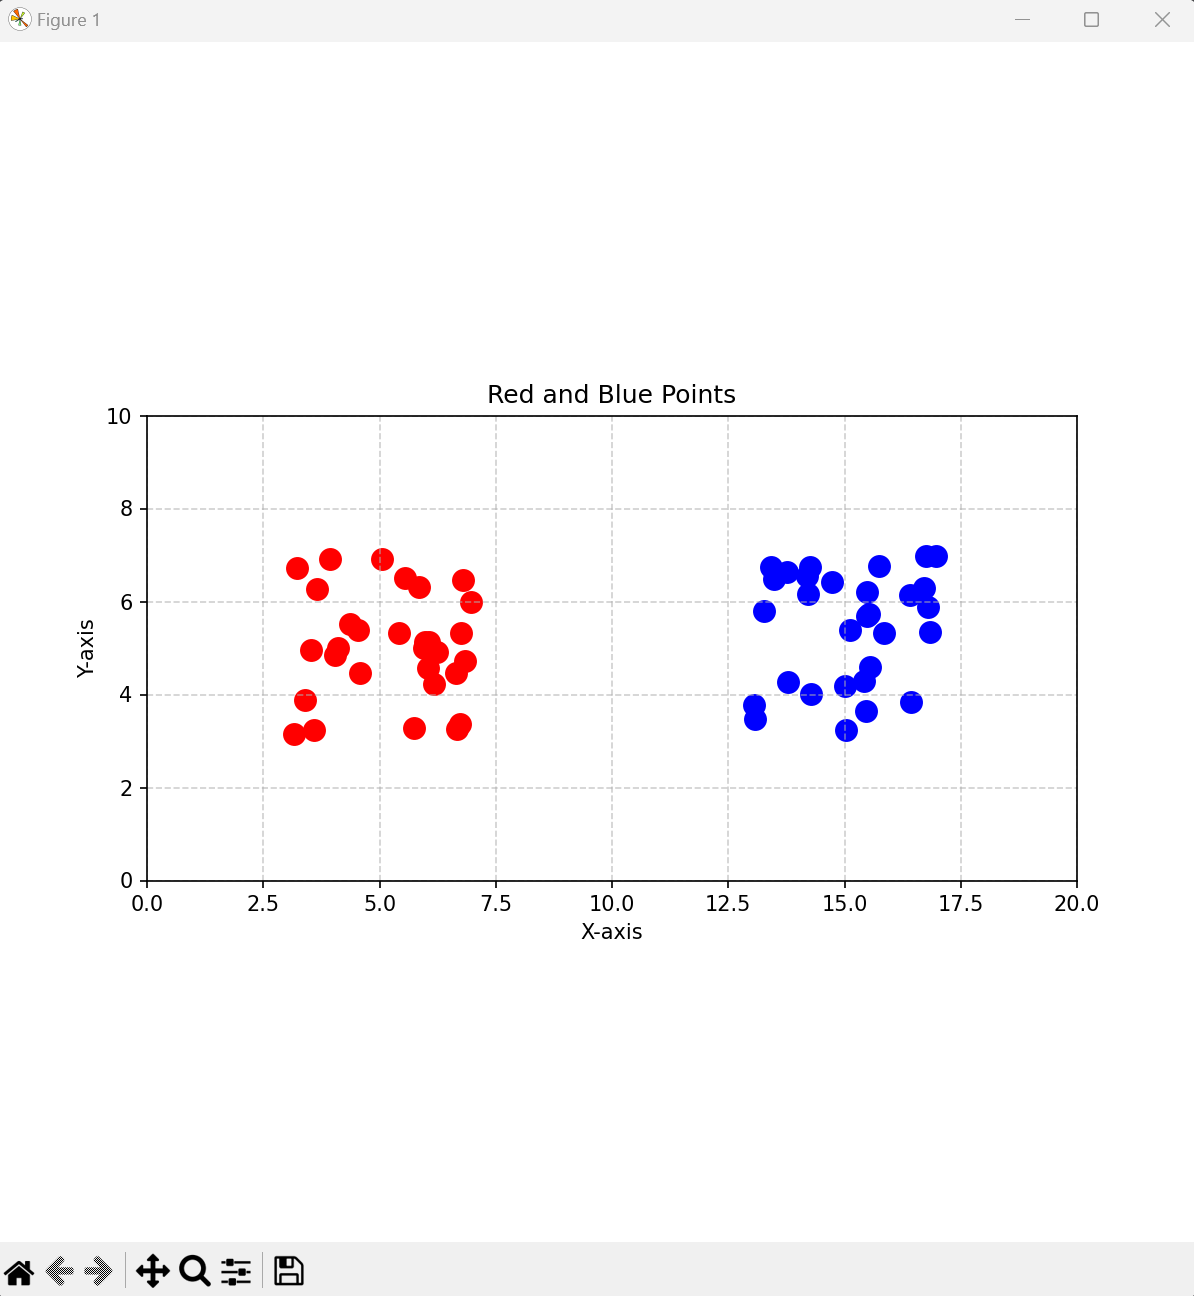

Write the Python code that produced this figure.
import matplotlib.pyplot as plt
import numpy as np

nb_point = 30

tab_red = []
tab_blu = []

for i in range(nb_point) :
  x_red = np.random.uniform(3.0,7.0)
  y_red = np.random.uniform(3.0,7.0)
  tab_red.append((x_red, y_red, ))


  x_blu = np.random.uniform(13.0,17.0)
  y_blu = np.random.uniform(3.0,7.0)
  tab_blu.append((x_blu, y_blu))

print("Tableau de DATA de point rouge : ")
print(tab_red)
print("------------------------------------------")
print("Tableau de DATA de point bleu : ")
print(tab_blu)
print("------------------------------------------")


# Extract x and y coordinates
red_x, red_y = zip(*tab_red)
blu_x, blu_y = zip(*tab_blu)

# Create the plot
plt.figure(figsize=(8, 8))

# Plot the red points
plt.scatter(red_x, red_y, color='red', label='Red Points', s=100)

# Plot the blue points
plt.scatter(blu_x, blu_y, color='blue', label='Blue Points', s=100)

# Set fixed axis limits
plt.xlim(0, 20)
plt.ylim(0, 10)
plt.gca().set_aspect('equal', adjustable='box')

# Add labels and title
plt.title("Red and Blue Points")
plt.xlabel("X-axis")
plt.ylabel("Y-axis")

# Display the grid
plt.grid(True, linestyle='--', alpha=0.6)

# Show the plot
plt.show()
